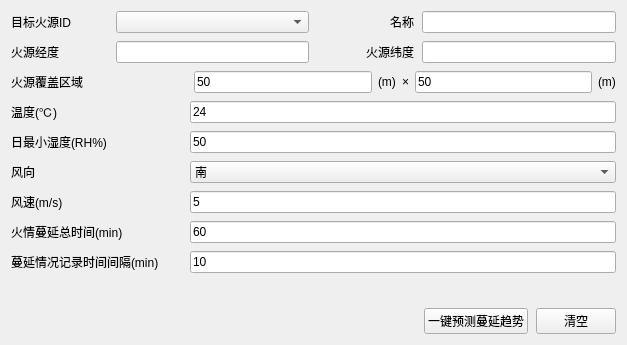
<?xml version="1.0" encoding="UTF-8"?>
<ui version="4.0">
 <class>FireSpreadWidget</class>
 <widget class="QWidget" name="FireSpreadWidget">
  <property name="geometry">
   <rect>
    <x>0</x>
    <y>0</y>
    <width>627</width>
    <height>345</height>
   </rect>
  </property>
  <property name="windowTitle">
   <string>Form</string>
  </property>
  <layout class="QVBoxLayout" name="verticalLayout">
   <property name="spacing">
    <number>8</number>
   </property>
   <item>
    <layout class="QHBoxLayout" name="horizontalLayout_10" stretch="1,2,1,2">
     <item>
      <widget class="QLabel" name="label_14">
       <property name="text">
        <string>目标火源ID</string>
       </property>
      </widget>
     </item>
     <item>
      <widget class="QComboBox" name="cb_markIDlist"/>
     </item>
     <item>
      <widget class="QLabel" name="label_15">
       <property name="text">
        <string>名称</string>
       </property>
       <property name="alignment">
        <set>Qt::AlignRight|Qt::AlignTrailing|Qt::AlignVCenter</set>
       </property>
      </widget>
     </item>
     <item>
      <widget class="QLineEdit" name="le_markname">
       <property name="enabled">
        <bool>true</bool>
       </property>
       <property name="readOnly">
        <bool>true</bool>
       </property>
      </widget>
     </item>
    </layout>
   </item>
   <item>
    <layout class="QHBoxLayout" name="horizontalLayout_7" stretch="1,2,1,2">
     <item>
      <widget class="QLabel" name="label_7">
       <property name="text">
        <string>火源经度</string>
       </property>
      </widget>
     </item>
     <item>
      <widget class="QLineEdit" name="le_firelon"/>
     </item>
     <item>
      <widget class="QLabel" name="label_9">
       <property name="text">
        <string>火源纬度</string>
       </property>
       <property name="alignment">
        <set>Qt::AlignRight|Qt::AlignTrailing|Qt::AlignVCenter</set>
       </property>
      </widget>
     </item>
     <item>
      <widget class="QLineEdit" name="le_firelat"/>
     </item>
    </layout>
   </item>
   <item>
    <layout class="QHBoxLayout" name="horizontalLayout_8" stretch="2,2,0,0,2,0">
     <property name="spacing">
      <number>6</number>
     </property>
     <item>
      <widget class="QLabel" name="label_10">
       <property name="text">
        <string>火源覆盖区域</string>
       </property>
      </widget>
     </item>
     <item>
      <widget class="QLineEdit" name="le_chang">
       <property name="text">
        <string>50</string>
       </property>
      </widget>
     </item>
     <item>
      <widget class="QLabel" name="label_11">
       <property name="text">
        <string>(m)</string>
       </property>
      </widget>
     </item>
     <item>
      <widget class="QLabel" name="label_12">
       <property name="text">
        <string>×</string>
       </property>
      </widget>
     </item>
     <item>
      <widget class="QLineEdit" name="le_kuan">
       <property name="text">
        <string>50</string>
       </property>
      </widget>
     </item>
     <item>
      <widget class="QLabel" name="label_13">
       <property name="text">
        <string>(m)</string>
       </property>
      </widget>
     </item>
    </layout>
   </item>
   <item>
    <layout class="QHBoxLayout" name="horizontalLayout" stretch="2,5">
     <item>
      <widget class="QLabel" name="label">
       <property name="text">
        <string>温度(℃)</string>
       </property>
      </widget>
     </item>
     <item>
      <widget class="QLineEdit" name="le_wendu">
       <property name="text">
        <string>24</string>
       </property>
      </widget>
     </item>
    </layout>
   </item>
   <item>
    <layout class="QHBoxLayout" name="horizontalLayout_2" stretch="2,5">
     <item>
      <widget class="QLabel" name="label_2">
       <property name="text">
        <string>日最小湿度(RH%)</string>
       </property>
      </widget>
     </item>
     <item>
      <widget class="QLineEdit" name="le_shidu">
       <property name="text">
        <string>50</string>
       </property>
      </widget>
     </item>
    </layout>
   </item>
   <item>
    <layout class="QHBoxLayout" name="horizontalLayout_3" stretch="2,5">
     <item>
      <widget class="QLabel" name="label_3">
       <property name="text">
        <string>风向</string>
       </property>
      </widget>
     </item>
     <item>
      <widget class="QComboBox" name="cb_fengxiang">
       <item>
        <property name="text">
         <string>南</string>
        </property>
       </item>
       <item>
        <property name="text">
         <string>北</string>
        </property>
       </item>
       <item>
        <property name="text">
         <string>东</string>
        </property>
       </item>
       <item>
        <property name="text">
         <string>西</string>
        </property>
       </item>
       <item>
        <property name="text">
         <string>东南</string>
        </property>
       </item>
       <item>
        <property name="text">
         <string>西南</string>
        </property>
       </item>
       <item>
        <property name="text">
         <string>东北</string>
        </property>
       </item>
       <item>
        <property name="text">
         <string>西北</string>
        </property>
       </item>
      </widget>
     </item>
    </layout>
   </item>
   <item>
    <layout class="QHBoxLayout" name="horizontalLayout_4" stretch="2,5">
     <item>
      <widget class="QLabel" name="label_4">
       <property name="text">
        <string>风速(m/s)</string>
       </property>
      </widget>
     </item>
     <item>
      <widget class="QLineEdit" name="le_fengsu">
       <property name="text">
        <string>5</string>
       </property>
      </widget>
     </item>
    </layout>
   </item>
   <item>
    <layout class="QHBoxLayout" name="horizontalLayout_5" stretch="2,5">
     <item>
      <widget class="QLabel" name="label_5">
       <property name="text">
        <string>火情蔓延总时间(min)</string>
       </property>
      </widget>
     </item>
     <item>
      <widget class="QLineEdit" name="le_totaltime">
       <property name="text">
        <string>60</string>
       </property>
      </widget>
     </item>
    </layout>
   </item>
   <item>
    <layout class="QHBoxLayout" name="horizontalLayout_6" stretch="2,5">
     <item>
      <widget class="QLabel" name="label_6">
       <property name="text">
        <string>蔓延情况记录时间间隔(min)</string>
       </property>
      </widget>
     </item>
     <item>
      <widget class="QLineEdit" name="le_timestep">
       <property name="text">
        <string>10</string>
       </property>
      </widget>
     </item>
    </layout>
   </item>
   <item>
    <spacer name="verticalSpacer">
     <property name="orientation">
      <enum>Qt::Vertical</enum>
     </property>
     <property name="sizeHint" stdset="0">
      <size>
       <width>20</width>
       <height>40</height>
      </size>
     </property>
    </spacer>
   </item>
   <item>
    <layout class="QHBoxLayout" name="horizontalLayout_9">
     <item>
      <spacer name="horizontalSpacer">
       <property name="orientation">
        <enum>Qt::Horizontal</enum>
       </property>
       <property name="sizeHint" stdset="0">
        <size>
         <width>40</width>
         <height>20</height>
        </size>
       </property>
      </spacer>
     </item>
     <item>
      <widget class="QPushButton" name="pb_forecast">
       <property name="text">
        <string>一键预测蔓延趋势</string>
       </property>
      </widget>
     </item>
     <item>
      <widget class="QPushButton" name="pb_clear">
       <property name="text">
        <string>清空</string>
       </property>
      </widget>
     </item>
    </layout>
   </item>
  </layout>
 </widget>
 <resources/>
 <connections/>
</ui>
